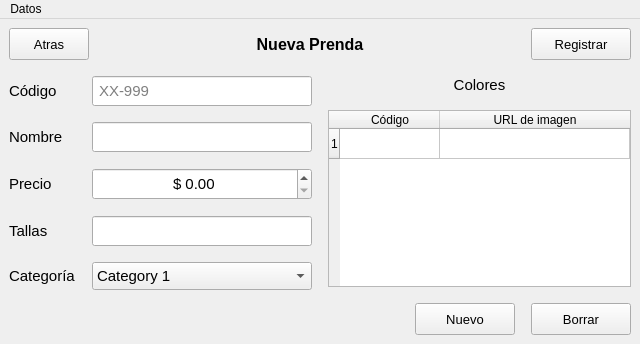
<?xml version="1.0" encoding="UTF-8"?>
<ui version="4.0">
 <class>MainWindow</class>
 <widget class="QMainWindow" name="MainWindow">
  <property name="geometry">
   <rect>
    <x>0</x>
    <y>0</y>
    <width>640</width>
    <height>344</height>
   </rect>
  </property>
  <property name="minimumSize">
   <size>
    <width>519</width>
    <height>297</height>
   </size>
  </property>
  <property name="font">
   <font/>
  </property>
  <property name="windowTitle">
   <string>Garment Manager</string>
  </property>
  <property name="styleSheet">
   <string notr="true">QLineEdit, QDoubleSpinBox, QComboBox {
	font-size: 11pt;
}

QLineEdit {
	min-height: 20px;
	padding: 4px; 
}

QDoubleSpinBox, QComboBox {
	min-height: 26px;
}

#data_container {
	border: none;
}</string>
  </property>
  <widget class="QWidget" name="centralwidget">
   <property name="font">
    <font>
     <pointsize>11</pointsize>
    </font>
   </property>
   <layout class="QVBoxLayout" name="verticalLayout">
    <property name="leftMargin">
     <number>0</number>
    </property>
    <property name="topMargin">
     <number>0</number>
    </property>
    <property name="rightMargin">
     <number>0</number>
    </property>
    <property name="bottomMargin">
     <number>0</number>
    </property>
    <item>
     <widget class="QStackedWidget" name="stackedWidget">
      <property name="minimumSize">
       <size>
        <width>80</width>
        <height>28</height>
       </size>
      </property>
      <property name="font">
       <font>
        <pointsize>11</pointsize>
        <bold>false</bold>
       </font>
      </property>
      <property name="currentIndex">
       <number>1</number>
      </property>
      <widget class="QWidget" name="view_data_page">
       <layout class="QVBoxLayout" name="verticalLayout_2">
        <property name="spacing">
         <number>12</number>
        </property>
        <item>
         <widget class="QLabel" name="title">
          <property name="font">
           <font>
            <pointsize>12</pointsize>
            <bold>true</bold>
           </font>
          </property>
          <property name="text">
           <string>Prendas Registradas</string>
          </property>
          <property name="alignment">
           <set>Qt::AlignmentFlag::AlignCenter</set>
          </property>
         </widget>
        </item>
        <item>
         <widget class="QTableWidget" name="garments">
          <attribute name="horizontalHeaderStretchLastSection">
           <bool>true</bool>
          </attribute>
          <column>
           <property name="text">
            <string>Código</string>
           </property>
          </column>
          <column>
           <property name="text">
            <string>Nombre</string>
           </property>
          </column>
          <column>
           <property name="text">
            <string>Precio ($)</string>
           </property>
          </column>
          <column>
           <property name="text">
            <string>Tallas</string>
           </property>
          </column>
          <column>
           <property name="text">
            <string>Categoría</string>
           </property>
          </column>
         </widget>
        </item>
        <item>
         <layout class="QHBoxLayout" name="horizontalLayout">
          <item>
           <spacer name="horizontalSpacer">
            <property name="orientation">
             <enum>Qt::Orientation::Horizontal</enum>
            </property>
            <property name="sizeHint" stdset="0">
             <size>
              <width>40</width>
              <height>20</height>
             </size>
            </property>
           </spacer>
          </item>
          <item>
           <widget class="QPushButton" name="add_garment_btn">
            <property name="minimumSize">
             <size>
              <width>100</width>
              <height>32</height>
             </size>
            </property>
            <property name="cursor">
             <cursorShape>PointingHandCursor</cursorShape>
            </property>
            <property name="styleSheet">
             <string notr="true"/>
            </property>
            <property name="text">
             <string>Nuevo</string>
            </property>
           </widget>
          </item>
          <item>
           <widget class="QPushButton" name="delete_garment_btn">
            <property name="minimumSize">
             <size>
              <width>100</width>
              <height>32</height>
             </size>
            </property>
            <property name="cursor">
             <cursorShape>PointingHandCursor</cursorShape>
            </property>
            <property name="text">
             <string>Borrar</string>
            </property>
           </widget>
          </item>
         </layout>
        </item>
       </layout>
      </widget>
      <widget class="QWidget" name="register_page">
       <layout class="QVBoxLayout" name="verticalLayout_3">
        <property name="spacing">
         <number>16</number>
        </property>
        <property name="leftMargin">
         <number>9</number>
        </property>
        <property name="topMargin">
         <number>9</number>
        </property>
        <property name="rightMargin">
         <number>9</number>
        </property>
        <property name="bottomMargin">
         <number>9</number>
        </property>
        <item>
         <layout class="QHBoxLayout" name="horizontalLayout_2">
          <item>
           <widget class="QPushButton" name="back_btn">
            <property name="minimumSize">
             <size>
              <width>80</width>
              <height>32</height>
             </size>
            </property>
            <property name="maximumSize">
             <size>
              <width>80</width>
              <height>32</height>
             </size>
            </property>
            <property name="font">
             <font>
              <pointsize>10</pointsize>
              <bold>false</bold>
             </font>
            </property>
            <property name="cursor">
             <cursorShape>PointingHandCursor</cursorShape>
            </property>
            <property name="text">
             <string>Atras</string>
            </property>
           </widget>
          </item>
          <item>
           <widget class="QLabel" name="label_2">
            <property name="font">
             <font>
              <pointsize>12</pointsize>
              <bold>true</bold>
             </font>
            </property>
            <property name="text">
             <string>Nueva Prenda</string>
            </property>
            <property name="alignment">
             <set>Qt::AlignmentFlag::AlignCenter</set>
            </property>
           </widget>
          </item>
          <item>
           <widget class="QPushButton" name="save_btn">
            <property name="minimumSize">
             <size>
              <width>100</width>
              <height>32</height>
             </size>
            </property>
            <property name="maximumSize">
             <size>
              <width>100</width>
              <height>32</height>
             </size>
            </property>
            <property name="font">
             <font>
              <pointsize>10</pointsize>
              <bold>false</bold>
             </font>
            </property>
            <property name="cursor">
             <cursorShape>PointingHandCursor</cursorShape>
            </property>
            <property name="text">
             <string>Registrar</string>
            </property>
           </widget>
          </item>
         </layout>
        </item>
        <item>
         <widget class="QFrame" name="data_container">
          <property name="frameShape">
           <enum>QFrame::Shape::StyledPanel</enum>
          </property>
          <property name="frameShadow">
           <enum>QFrame::Shadow::Raised</enum>
          </property>
          <layout class="QHBoxLayout" name="horizontalLayout_3">
           <property name="spacing">
            <number>16</number>
           </property>
           <property name="leftMargin">
            <number>0</number>
           </property>
           <property name="topMargin">
            <number>0</number>
           </property>
           <property name="rightMargin">
            <number>0</number>
           </property>
           <property name="bottomMargin">
            <number>0</number>
           </property>
           <item>
            <layout class="QFormLayout" name="formLayout">
             <item row="0" column="0">
              <widget class="QLabel" name="label_4">
               <property name="font">
                <font>
                 <pointsize>11</pointsize>
                </font>
               </property>
               <property name="text">
                <string>Código</string>
               </property>
              </widget>
             </item>
             <item row="0" column="1">
              <widget class="QLineEdit" name="code">
               <property name="maxLength">
                <number>6</number>
               </property>
               <property name="placeholderText">
                <string>XX-999</string>
               </property>
              </widget>
             </item>
             <item row="1" column="0">
              <widget class="QLabel" name="label_5">
               <property name="font">
                <font>
                 <pointsize>11</pointsize>
                </font>
               </property>
               <property name="text">
                <string>Nombre</string>
               </property>
              </widget>
             </item>
             <item row="1" column="1">
              <widget class="QLineEdit" name="name"/>
             </item>
             <item row="2" column="0">
              <widget class="QLabel" name="label_8">
               <property name="font">
                <font>
                 <pointsize>11</pointsize>
                </font>
               </property>
               <property name="text">
                <string>Precio</string>
               </property>
              </widget>
             </item>
             <item row="2" column="1">
              <widget class="QDoubleSpinBox" name="price">
               <property name="alignment">
                <set>Qt::AlignmentFlag::AlignCenter</set>
               </property>
               <property name="prefix">
                <string>$ </string>
               </property>
               <property name="maximum">
                <double>99999.990000000005239</double>
               </property>
              </widget>
             </item>
             <item row="3" column="0">
              <widget class="QLabel" name="label_7">
               <property name="font">
                <font>
                 <pointsize>11</pointsize>
                </font>
               </property>
               <property name="text">
                <string>Tallas</string>
               </property>
              </widget>
             </item>
             <item row="3" column="1">
              <widget class="QLineEdit" name="sizes"/>
             </item>
             <item row="4" column="0">
              <widget class="QLabel" name="label_6">
               <property name="font">
                <font>
                 <pointsize>11</pointsize>
                </font>
               </property>
               <property name="text">
                <string>Categoría</string>
               </property>
              </widget>
             </item>
             <item row="4" column="1">
              <widget class="QComboBox" name="category">
               <item>
                <property name="text">
                 <string>Category 1</string>
                </property>
               </item>
               <item>
                <property name="text">
                 <string>Category 2</string>
                </property>
               </item>
               <item>
                <property name="text">
                 <string>Category 3</string>
                </property>
               </item>
              </widget>
             </item>
             <item row="5" column="1">
              <spacer name="verticalSpacer">
               <property name="orientation">
                <enum>Qt::Orientation::Vertical</enum>
               </property>
               <property name="sizeHint" stdset="0">
                <size>
                 <width>20</width>
                 <height>40</height>
                </size>
               </property>
              </spacer>
             </item>
            </layout>
           </item>
           <item>
            <layout class="QGridLayout" name="gridLayout">
             <item row="3" column="1">
              <widget class="QPushButton" name="add_color_btn">
               <property name="minimumSize">
                <size>
                 <width>100</width>
                 <height>32</height>
                </size>
               </property>
               <property name="font">
                <font>
                 <pointsize>10</pointsize>
                 <bold>false</bold>
                </font>
               </property>
               <property name="cursor">
                <cursorShape>PointingHandCursor</cursorShape>
               </property>
               <property name="text">
                <string>Nuevo</string>
               </property>
              </widget>
             </item>
             <item row="0" column="0" colspan="3">
              <widget class="QLabel" name="label_3">
               <property name="font">
                <font>
                 <pointsize>11</pointsize>
                </font>
               </property>
               <property name="text">
                <string>Colores</string>
               </property>
               <property name="alignment">
                <set>Qt::AlignmentFlag::AlignCenter</set>
               </property>
              </widget>
             </item>
             <item row="3" column="2">
              <widget class="QPushButton" name="delete_color_btn">
               <property name="minimumSize">
                <size>
                 <width>100</width>
                 <height>32</height>
                </size>
               </property>
               <property name="font">
                <font>
                 <pointsize>10</pointsize>
                 <bold>false</bold>
                </font>
               </property>
               <property name="cursor">
                <cursorShape>PointingHandCursor</cursorShape>
               </property>
               <property name="text">
                <string>Borrar</string>
               </property>
              </widget>
             </item>
             <item row="3" column="0">
              <spacer name="horizontalSpacer_2">
               <property name="orientation">
                <enum>Qt::Orientation::Horizontal</enum>
               </property>
               <property name="sizeHint" stdset="0">
                <size>
                 <width>40</width>
                 <height>20</height>
                </size>
               </property>
              </spacer>
             </item>
             <item row="1" column="0" colspan="3">
              <widget class="QTableWidget" name="colors">
               <attribute name="horizontalHeaderMinimumSectionSize">
                <number>100</number>
               </attribute>
               <attribute name="horizontalHeaderDefaultSectionSize">
                <number>100</number>
               </attribute>
               <attribute name="horizontalHeaderHighlightSections">
                <bool>true</bool>
               </attribute>
               <attribute name="horizontalHeaderStretchLastSection">
                <bool>true</bool>
               </attribute>
               <attribute name="verticalHeaderCascadingSectionResizes">
                <bool>false</bool>
               </attribute>
               <attribute name="verticalHeaderStretchLastSection">
                <bool>false</bool>
               </attribute>
               <row/>
               <column>
                <property name="text">
                 <string>Código</string>
                </property>
               </column>
               <column>
                <property name="text">
                 <string>URL de imagen</string>
                </property>
               </column>
              </widget>
             </item>
            </layout>
           </item>
          </layout>
         </widget>
        </item>
       </layout>
      </widget>
     </widget>
    </item>
   </layout>
  </widget>
  <widget class="QMenuBar" name="menubar">
   <property name="geometry">
    <rect>
     <x>0</x>
     <y>0</y>
     <width>640</width>
     <height>20</height>
    </rect>
   </property>
   <widget class="QMenu" name="menuCargar_datos">
    <property name="title">
     <string>Datos</string>
    </property>
    <addaction name="load_file_act"/>
    <addaction name="generate_file_act"/>
   </widget>
   <addaction name="menuCargar_datos"/>
  </widget>
  <action name="load_file_act">
   <property name="text">
    <string>Cargar desde archivo</string>
   </property>
  </action>
  <action name="generate_file_act">
   <property name="text">
    <string>Generar archivo</string>
   </property>
  </action>
 </widget>
 <resources/>
 <connections/>
</ui>
